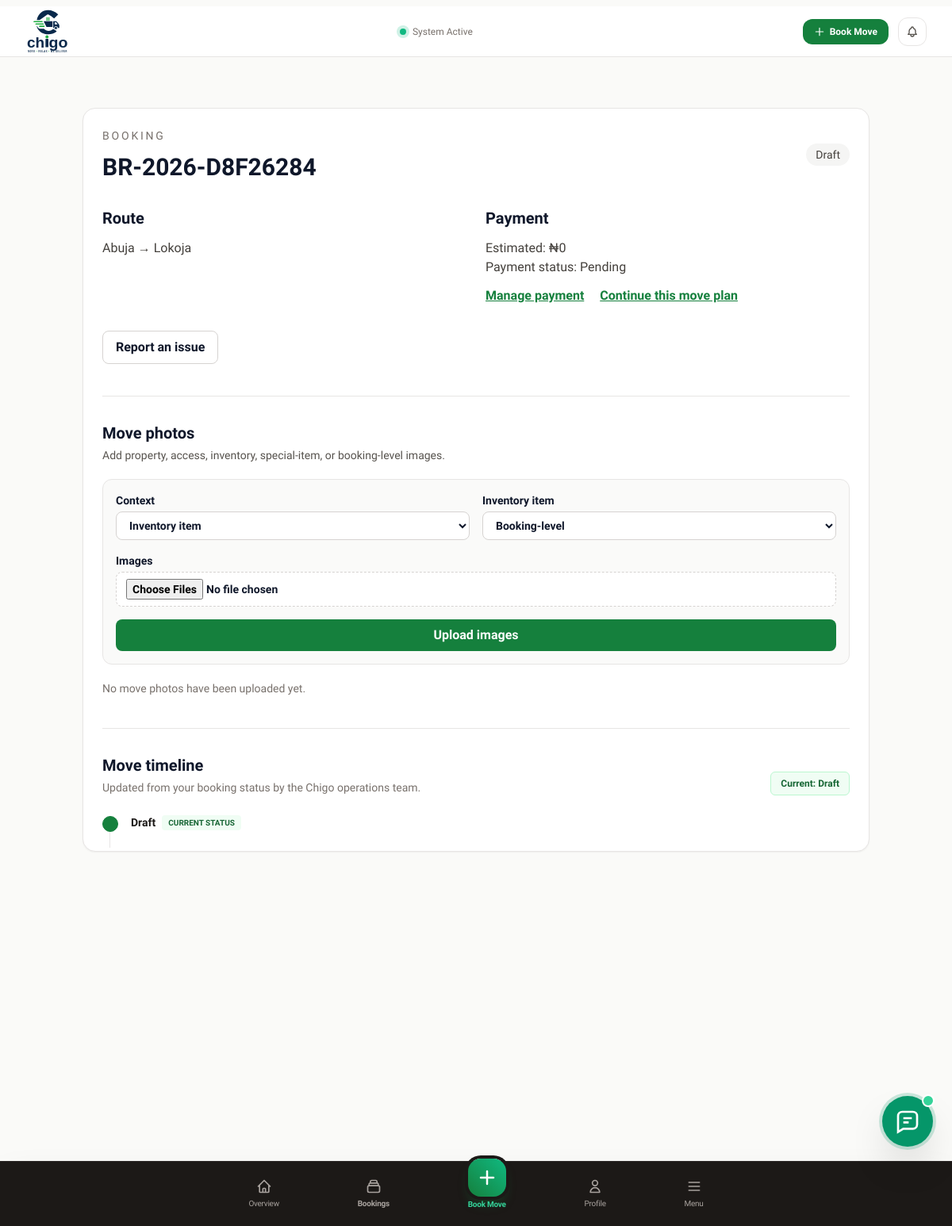
/customer/bookings/5 (signed in), run on the app's committed database.
### moving_company/models.py (models this page shows)
class Booking(db.Model):
    __tablename__ = 'bookings'
    id = db.Column(db.Integer, primary_key=True)
    booking_request_id = db.Column(db.String(32), unique=True, nullable=True, index=True)
    booking_number = db.Column(db.String(20), unique=True, nullable=False, index=True)
    customer_id = db.Column(db.Integer, db.ForeignKey('users.id'))
    status = db.Column(db.String(50), default='Booking Received')
    primary_service = db.Column(db.String(30), nullable=False, default='residential', index=True)
    workflow_state = db.Column(db.String(40), nullable=False, default='CONFIRMED')
    quote_status = db.Column(db.String(30), nullable=False, default='Draft')
    workflow_data = db.Column(db.JSON, nullable=False, default=dict)
    calculation_data = db.Column(db.JSON, nullable=False, default=dict)
    estimated_duration_minutes = db.Column(db.Integer)
    flexible_date = db.Column(db.Boolean, nullable=False, default=False)
    flexible_time = db.Column(db.Boolean, nullable=False, default=False)
    schedule_feasible = db.Column(db.Boolean)
    manually_overridden_total = db.Column(db.Float)
    price_override_reason = db.Column(db.Text)
    move_date = db.Column(db.Date, nullable=True)
    preferred_time = db.Column(db.String(20), default='Morning')
    property_type = db.Column(db.String(50), default='2 Bedroom')
    pickup_address = db.Column(db.String(255), nullable=True)
    pickup_unit = db.Column(db.String(100))
    pickup_area = db.Column(db.String(120))
    pickup_area_council = db.Column(db.String(100))
    pickup_district = db.Column(db.String(120))
    pickup_neighborhood = db.Column(db.String(120))
    pickup_location_type = db.Column(db.String(60))
    pickup_original_input = db.Column(db.String(500))
    pickup_normalized_location = db.Column(db.String(500))
    pickup_local_place_id = db.Column(db.Integer, db.ForeignKey('local_places.id'), nullable=True, index=True)
    pickup_location_id = db.Column(db.Integer, nullable=True, index=True)
    pickup_nearest_landmark = db.Column(db.String(180))
    pickup_nearest_road = db.Column(db.String(180))
    pickup_route_resolution = db.Column(db.String(40))
    pickup_city = db.Column(db.String(100), nullable=True)
    pickup_state = db.Column(db.String(100), nullable=True)
    pickup_country = db.Column(db.String(100), nullable=False, default='Nigeria')
    pickup_formatted_address = db.Column(db.Text)
    pickup_latitude = db.Column(db.Float, default=0.0)
    pickup_longitude = db.Column(db.Float, default=0.0)
    pickup_place_id = db.Column(db.String(255))
    pickup_provider = db.Column(db.String(50), default='manual')
    pickup_provider_raw_id = db.Column(db.String(255))
    pickup_notes = db.Column(db.Text)
    pickup_access = db.Column(db.String(30), default='Not sure')
    pickup_inside_estate = db.Column(db.Boolean, default=False)
    pickup_narrow_road = db.Column(db.Boolean, default=False)
    pickup_parking_close = db.Column(db.Boolean, default=True)
    pickup_floor = db.Column(db.String(20), default='Ground')
    pickup_stairs = db.Column(db.Boolean, default=False)
    destination_address = db.Column(db.String(255), nullable=True)
    destination_unit = db.Column(db.String(100))
    destination_area = db.Column(db.String(120))
    destination_area_council = db.Column(db.String(100))
    destination_district = db.Column(db.String(120))
    destination_neighborhood = db.Column(db.String(120))
    destination_location_type = db.Column(db.String(60))
    destination_original_input = db.Column(db.String(500))
    destination_normalized_location = db.Column(db.String(500))
    destination_local_place_id = db.Column(db.Integer, db.ForeignKey('local_places.id'), nullable=True, index=True)
    dropoff_location_id = db.Column(db.Integer, nullable=True, index=True)
    destination_nearest_landmark = db.Column(db.String(180))
    destination_nearest_road = db.Column(db.String(180))
    destination_route_resolution = db.Column(db.String(40))
    destination_city = db.Column(db.String(100), nullable=True)
    destination_state = db.Column(db.String(100), nullable=True)
    destination_country = db.Column(db.String(100), nullable=False, default='Nigeria')
    destination_formatted_address = db.Column(db.Text)
    destination_latitude = db.Column(db.Float, default=0.0)
    destination_longitude = db.Column(db.Float, default=0.0)
    destination_place_id = db.Column(db.String(255))
    destination_provider = db.Column(db.String(50), default='manual')
    destination_provider_raw_id = db.Column(db.String(255))
    destination_notes = db.Column(db.Text)
    destination_access = db.Column(db.String(30), default='Not sure')
    destination_inside_estate = db.Column(db.Boolean, default=False)
    destination_narrow_road = db.Column(db.Boolean, default=False)
    destination_parking_close = db.Column(db.Boolean, default=True)
    destination_floor = db.Column(db.String(20), default='Ground')
    destination_stairs = db.Column(db.Boolean, default=False)
    distance_km = db.Column(db.Float, default=0.0)
    route_duration_minutes = db.Column(db.Float)
    route_provider = db.Column(db.String(40))
    distance_source = db.Column(db.String(80))
    distance_precision = db.Column(db.String(30))
    route_status = db.Column(db.String(30), nullable=False, default='PENDING')
    route_calculated_at = db.Column(db.DateTime)
    service_area_status = db.Column(db.String(40))
    number_of_bedrooms = db.Column(db.Integer, default=0)
    number_of_living_rooms = db.Column(db.Integer, default=0)
    number_of_kitchens = db.Column(db.Integer, default=0)
    number_of_bathrooms = db.Column(db.Integer, default=0)
    number_of_floors = db.Column(db.Integer, default=1)
    estimated_volume_m3 = db.Column(db.Float, default=0.0)
    estimated_weight_kg = db.Column(db.Float, default=0.0)
    recommended_vehicle_type_id = db.Column(db.Integer, db.ForeignKey('vehicle_types.id'), nullable=True)
    assigned_vehicle_type_id = db.Column(db.Integer, db.ForeignKey('vehicle_types.id'), nullable=True)
    assigned_partner_vehicle_id = db.Column(db.Integer, db.ForeignKey('partner_vehicles.id'), nullable=True)
    vehicle_review_required = db.Column(db.Boolean, default=False)
    vehicle_override_reason = db.Column(db.Text)
    overridden_by = db.Column(db.Integer, db.ForeignKey('users.id'), nullable=True)
    overridden_at = db.Column(db.DateTime)
    estimated_total = db.Column(db.Float, default=0.0)
    deposit_amount = db.Column(db.Float, default=0.0)
    balance_amount = db.Column(db.Float, default=0.0)
    referral_id = db.Column(db.Integer, db.ForeignKey('referrals.id'), nullable=True, index=True)
    referral_discount_amount = db.Column(db.Float, nullable=False, default=0.0)
    payment_status = db.Column(db.String(30), default='Pending')
    created_at = db.Column(db.DateTime, default=datetime.utcnow)
    updated_at = db.Column(db.DateTime, default=datetime.utcnow, onupdate=datetime.utcnow)
    customer = db.relationship('User', back_populates='bookings', foreign_keys=[customer_id])
    items = db.relationship('BookingItem', back_populates='booking', cascade='all, delete-orphan')
    inventory = db.relationship('BookingInventory', back_populates='booking', cascade='all, delete-orphan')
    photos = db.relationship('BookingPhoto', back_populates='booking', cascade='all, delete-orphan')
    payments = db.relationship('Payment', back_populates='booking', cascade='all, delete-orphan')
    notifications = db.relationship('Notification', back_populates='booking', cascade='all, delete-orphan')
    reviews = db.relationship('Review', back_populates='booking', cascade='all, delete-orphan')
    incidents = db.relationship('IncidentReport', back_populates='booking', cascade='all, delete-orphan')
    assignments = db.relationship('BookingAssignment', back_populates='booking', cascade='all, delete-orphan')
    events = db.relationship('BookingEvent', back_populates='booking', cascade='all, delete-orphan')
    quote_lines = db.relationship('BookingQuoteLine', back_populates='booking', cascade='all, delete-orphan')
    recommended_vehicle_type = db.relationship('VehicleType', foreign_keys=[recommended_vehicle_type_id])
    assigned_vehicle_type = db.relationship('VehicleType', foreign_keys=[assigned_vehicle_type_id])
    assigned_partner_vehicle = db.relationship('PartnerVehicle', foreign_keys=[assigned_partner_vehicle_id])
    pickup_local_place = db.relationship('LocalPlace', foreign_keys=[pickup_local_place_id])
    destination_local_place = db.relationship('LocalPlace', foreign_keys=[destination_local_place_id])

### moving_company/routes/customer.py (the view)
@customer_bp.route('/bookings/<int:booking_id>')
@login_required
def booking_detail(booking_id):
    booking = Booking.query.filter_by(id=booking_id, customer_id=current_user.id).first_or_404()
    timeline_events = sorted(
        (event for event in booking.events if not event.action.startswith('analytics.')),
        key=lambda event: event.created_at,
    )
    return render_template(
        'customer/booking_detail.html', booking=booking,
        review=Review.query.filter_by(booking_id=booking.id, user_id=current_user.id).first(),
        timeline_events=timeline_events,
    )

### moving_company/templates/customer/booking_detail.html (shortened to what this page needs)
{% extends 'dashboard_base.html' %}
{% block dashboard_content %}
<section class="max-w-5xl mx-auto px-4 py-16">
  <div class="rounded-2xl border border-stone-200 bg-white p-6 shadow-sm">
    <div class="flex items-center justify-between flex-wrap gap-4">
      <div>
        <p class="text-sm uppercase tracking-[0.2em] text-stone-500">Booking</p>
        <h1 class="mt-3 text-3xl font-black">{{ booking.booking_number }}</h1>
      </div>
      <span class="rounded-full bg-stone-100 px-3 py-1 text-sm font-medium text-stone-700">{{ booking.status }}</span>
    </div>
    <div class="mt-8 grid gap-6 md:grid-cols-2">
      <div>
        <h2 class="text-xl font-bold">Route</h2>
        <p class="mt-3 text-stone-700">{{ booking.pickup_city }} → {{ booking.destination_city }}</p>
      </div>
      <div>
        <h2 class="text-xl font-bold">Payment</h2>
        <p class="mt-3 text-stone-700">Estimated: ₦{{ '{:,.0f}'.format(booking.estimated_total) }}</p>
        <p class="text-stone-700">Payment status: {{ booking.payment_status }}</p>
        <a class="mt-3 inline-block font-semibold text-brand-700 underline" href="{{ url_for('booking.booking_payment', booking_id=booking.id) }}">Manage payment</a>
        {% if booking.booking_request_id and booking.workflow_state not in ['CONFIRMED', 'IN_PROGRESS', 'COMPLETED', 'REVIEW_PENDING', 'REVIEWED', 'CANCELLED'] %}
        <a class="mt-3 ml-4 inline-block font-semibold text-brand-700 underline" href="{{ url_for('booking.resume', request_id=booking.booking_request_id) }}">Continue this move plan</a>
        {% endif %}
      </div>
    </div>
    <div class="mt-8 flex flex-wrap gap-3">
      <a class="rounded-lg border border-stone-300 px-4 py-2 font-semibold" href="{{ url_for('customer.report_incident', booking_id=booking.id) }}">Report an issue</a>
    </div>
    <section class="mt-10 border-t border-stone-200 pt-8">
      <h2 class="text-xl font-bold">Move photos</h2>
      <p class="mt-1 text-sm text-stone-600">Add property, access, inventory, special-item, or booking-level images.</p>
      <form method="post" action="{{ url_for('customer.upload_booking_attachment', booking_id=booking.id) }}" enctype="multipart/form-data" class="mt-5 grid gap-4 rounded-xl border border-stone-200 bg-stone-50 p-4 md:grid-cols-2">
        <label class="text-sm font-semibold">Context<select name="category" class="mt-1 w-full rounded-lg border border-stone-300 bg-white px-3 py-2"><option value="inventory">Inventory item</option></select></label>
        <label class="text-sm font-semibold">Inventory item<select name="booking_item_id" class="mt-1 w-full rounded-lg border border-stone-300 bg-white px-3 py-2"><option value="">Booking-level</option></select></label>
        <label class="text-sm font-semibold md:col-span-2">Images<input name="attachments" type="file" accept="image/jpeg,image/png,image/webp" multiple required class="mt-1 block w-full rounded-lg border border-dashed border-stone-300 bg-white px-3 py-2"></label>
        <button type="submit" class="rounded-lg bg-brand-700 px-4 py-2 font-semibold text-white md:col-span-2">Upload images</button>
      </form>
      {% if booking.photos %}<div class="mt-5 grid gap-4 sm:grid-cols-2">{% for photo in booking.photos|sort(attribute='created_at', reverse=true) %}<figure class="overflow-hidden rounded-xl border border-stone-200"><img src="{{ url_for('customer.serve_booking_attachment', booking_id=booking.id, filename=photo.file_name|replace('booking/', '')) }}" alt="{{ photo.category }} image for {{ booking.booking_number }}" class="h-48 w-full object-cover"><figcaption class="flex items-center justify-between gap-3 p-3 text-xs"><span class="capitalize">{{ photo.category|replace('_', ' ') }} · {{ photo.original_filename }}</span>{% if photo.uploaded_by_id == current_user.id %}<form method="post" action="{{ url_for('customer.delete_booking_attachment', booking_id=booking.id, photo_id=photo.id) }}"><input type="hidden" name="csrf_token" value="{{ csrf_token() }}"><button type="submit" class="font-semibold text-red-700">Delete</button></form>{% endif %}</figcaption></figure>{% endfor %}</div>{% else %}<p class="mt-5 text-sm text-stone-500">No move photos have been uploaded yet.</p>{% endif %}
    </section>
    <section class="mt-10 border-t border-stone-200 pt-8">
        <div class="flex flex-wrap items-end justify-between gap-3">
          <div><h2 class="text-xl font-bold">Move timeline</h2><p class="mt-1 text-sm text-stone-500">Updated from your booking status by the Chigo operations team.</p></div>
          <span class="rounded-md border border-brand-200 bg-brand-50 px-3 py-1.5 text-xs font-bold text-brand-800">Current: {{ booking.status }}</span>
        </div>
        {% set status_steps = ['Draft', 'Booking Received', 'Confirmed', 'Assigned', 'In Progress', 'En Route', 'Arrived', 'Loading', 'In Transit', 'Unloading', 'Completed'] %}
        <ol class="mt-6 space-y-0" aria-label="Booking status history">
          {% for status in status_steps %}
            {% set status_events = (timeline_events|selectattr('action', 'equalto', 'ride.status_changed')|selectattr('new_value.status', 'equalto', status)|list) + (timeline_events|selectattr('action', 'equalto', 'ride.status_changed')|selectattr('previous_value.status', 'equalto', status)|list) %}
            {% set is_current = status == booking.status %}
            {% set is_complete = status_events and not is_current %}
            {% if is_current or status_events %}
            <li class="relative flex gap-4 pb-6 last:pb-0">
              <span class="relative z-10 mt-0.5 flex h-5 w-5 shrink-0 items-center justify-center rounded-full border {% if is_current %}border-brand-700 bg-brand-700{% elif is_complete or status_events %}border-brand-600 bg-brand-50{% else %}border-stone-300 bg-white{% endif %}" aria-hidden="true">
              </span>
              <div class="min-w-0 flex-1">
                <div class="flex flex-wrap items-center gap-2"><h3 class="text-sm {% if is_current %}font-bold text-stone-900{% else %}font-semibold text-stone-700{% endif %}">{{ status }}</h3>{% if is_current %}<span class="rounded bg-brand-50 px-2 py-0.5 text-[10px] font-bold uppercase text-brand-800">Current status</span>{% endif %}</div>
              </div>
            </li>
            {% endif %}
          {% endfor %}
        </ol>
      </section>
  </div>
</section>
{% endblock %}

### data on the page
Booking: booking_number "BR-2026-D8F26284", status "Draft", pickup_city "Abuja", destination_city "Lokoja", estimated_total "0", payment_status "Pending"
